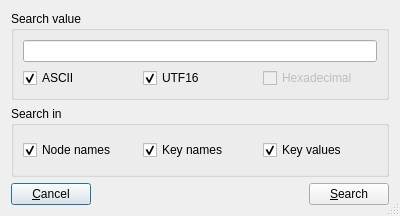
<?xml version="1.0" encoding="UTF-8"?>
<ui version="4.0">
 <class>DlgSearch</class>
 <widget class="QDialog" name="DlgSearch">
  <property name="geometry">
   <rect>
    <x>0</x>
    <y>0</y>
    <width>400</width>
    <height>216</height>
   </rect>
  </property>
  <property name="sizePolicy">
   <sizepolicy hsizetype="Minimum" vsizetype="Minimum">
    <horstretch>0</horstretch>
    <verstretch>0</verstretch>
   </sizepolicy>
  </property>
  <property name="windowTitle">
   <string>Find</string>
  </property>
  <property name="windowIcon">
   <iconset resource="fred.qrc">
    <normaloff>:/icons/resources/fred.png</normaloff>:/icons/resources/fred.png</iconset>
  </property>
  <property name="sizeGripEnabled">
   <bool>true</bool>
  </property>
  <layout class="QVBoxLayout" name="verticalLayout">
   <item>
    <widget class="QGroupBox" name="groupBox">
     <property name="title">
      <string>Search value</string>
     </property>
     <layout class="QVBoxLayout" name="verticalLayout_2">
      <item>
       <widget class="QLineEdit" name="EdtValue"/>
      </item>
      <item>
       <layout class="QHBoxLayout" name="horizontalLayout">
        <item>
         <widget class="QCheckBox" name="CbAscii">
          <property name="text">
           <string>ASCII</string>
          </property>
          <property name="checked">
           <bool>true</bool>
          </property>
         </widget>
        </item>
        <item>
         <widget class="QCheckBox" name="CbUtf16">
          <property name="text">
           <string>UTF16</string>
          </property>
          <property name="checked">
           <bool>true</bool>
          </property>
         </widget>
        </item>
        <item>
         <widget class="QCheckBox" name="CbHex">
          <property name="enabled">
           <bool>false</bool>
          </property>
          <property name="text">
           <string>Hexadecimal</string>
          </property>
         </widget>
        </item>
       </layout>
      </item>
     </layout>
    </widget>
   </item>
   <item>
    <widget class="QGroupBox" name="groupBox_2">
     <property name="title">
      <string>Search in</string>
     </property>
     <layout class="QHBoxLayout" name="horizontalLayout_2">
      <item>
       <widget class="QCheckBox" name="CbNodeNames">
        <property name="text">
         <string>Node names</string>
        </property>
        <property name="checked">
         <bool>true</bool>
        </property>
       </widget>
      </item>
      <item>
       <widget class="QCheckBox" name="CbKeyNames">
        <property name="text">
         <string>Key names</string>
        </property>
        <property name="checked">
         <bool>true</bool>
        </property>
       </widget>
      </item>
      <item>
       <widget class="QCheckBox" name="CbKeyValues">
        <property name="text">
         <string>Key values</string>
        </property>
        <property name="checked">
         <bool>true</bool>
        </property>
       </widget>
      </item>
     </layout>
    </widget>
   </item>
   <item>
    <layout class="QHBoxLayout" name="horizontalLayout_3">
     <item>
      <widget class="QPushButton" name="BtnCancel">
       <property name="text">
        <string>&amp;Cancel</string>
       </property>
      </widget>
     </item>
     <item>
      <spacer name="horizontalSpacer">
       <property name="orientation">
        <enum>Qt::Horizontal</enum>
       </property>
       <property name="sizeHint" stdset="0">
        <size>
         <width>40</width>
         <height>20</height>
        </size>
       </property>
      </spacer>
     </item>
     <item>
      <widget class="QPushButton" name="BtnSearch">
       <property name="text">
        <string>&amp;Search</string>
       </property>
      </widget>
     </item>
    </layout>
   </item>
  </layout>
 </widget>
 <resources>
  <include location="fred.qrc"/>
 </resources>
 <connections/>
</ui>
